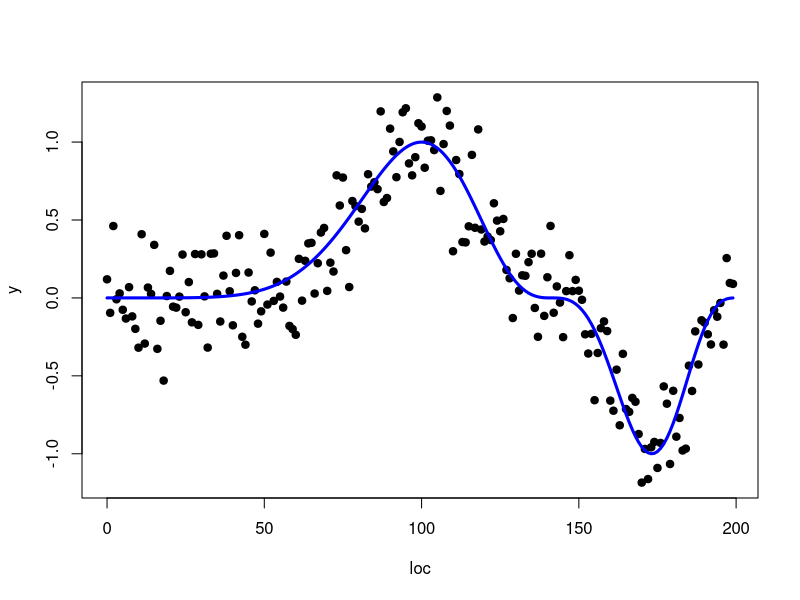

The R source for this figure: (Note: this script raises an error after producing the figure.)
n <- 200
loc <- seq(0, n-1, length.out=n)
h.size <- diff(range(loc)) / (n-1)
f.true <- (sin(2*pi*(loc/n)^2))^3
s = 0.2
y <- f.true + rnorm(n, sd = s)

plot(loc, y, pch = 19)
lines(loc, f.true, type='l', lwd = 3, col='blue')

r <- inla(y ~ -1 + f(loc, model = "prw2", values = loc,
                     hyper = list(
                         range = list(
                             param = c(50, 0.5, h.size, 0)))), 
          family = "normal",
          control.family = list(
              hyper = list(prec = list(initial = log(1/s^2),
                                       fixed = TRUE))), 
          data = data.frame(y, loc))
lines(loc, r$summary.linear.predictor$mean, lwd = 3, col = "red")

## we can now change the resolution and get the 'same' results
nn <- 2*n
lloc <- seq(0, n-1, length.out = nn)
yy <- numeric(nn)
for(i in 1:n) {
    yy[1 + (i-1) * 2] <- y[i]
    yy[2 + (i-1) * 2] <- NA
}
hh.size <- diff(range(lloc)) / (nn-1)

rr <- inla(yy ~ -1 + f(lloc, model = "prw2", values = lloc,
                     hyper = list(
                         ## note that '50' is the same as its in the real scale
                         range = list(param = c(50, 0.5, hh.size, 0)))), 
          family = "normal",
          control.family = list(hyper = list(prec = list(initial = log(1/s^2),
                                                         fixed = TRUE))), 
          data = data.frame(yy, lloc))
lines(lloc, rr$summary.linear.predictor$mean, lwd = 3, col = "red")

## once more
nnn <- 4*n
llloc <- seq(0, n-1, length.out = nnn)
yyy <- numeric(nnn)
for(i in 1:n) {
    yyy[1 + (i-1) * 4] <- y[i]
    yyy[2:4 + (i-1) * 4] <- NA
}
hhh.size <- diff(range(llloc)) / (nnn-1)

rrr <- inla(yyy ~ -1 + f(llloc, model = "prw2", values = llloc,
                     hyper = list(
                         ## again, '50' is not changed
                         range = list(param = c(50, 0.5, hhh.size, 0)))), 
          family = "normal",
          control.family = list(hyper = list(prec = list(initial = log(1/s^2),
                                                         fixed = TRUE))), 
          data = data.frame(yy, lloc))
lines(llloc, rrr$summary.linear.predictor$mean, lwd = 3, col = "red")

inla.dev.new()
res <- cbind(r$summary.linear.predictor$mean,
             rr$summary.linear.predictor$mean[seq(1, nn, by = 2)], 
             rrr$summary.linear.predictor$mean[seq(1, nnn, by = 4)])
pairs(res)

inla.dev.new()
plot(r$marginals.hyperpar[[2]],  pch = 19)
lines(rr$marginals.hyperpar[[2]], lwd = 3, col = "blue")
lines(rrr$marginals.hyperpar[[2]], lwd = 3, col = "red")
